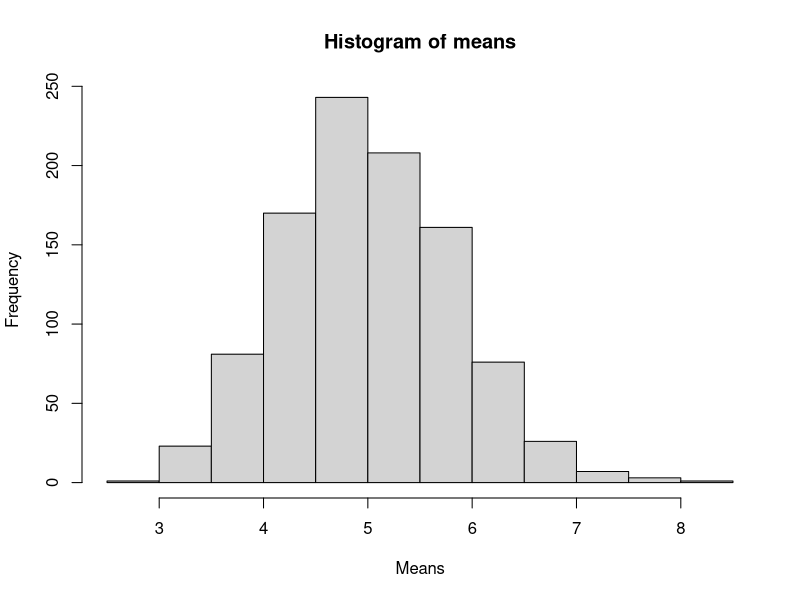

This chart was generated by the following R code:
# Part 1: Simulation Exercise Instructions

lambda <- 0.2
mns <- NULL
vars <- NULL

for (i in 1 : 1000) {
    distributions <- rexp(40, lambda)
    mns <- c(mns, mean(distributions))
    vars <- c(vars, var(distributions))
}

experimental_mean <- mean(mns)
experimental_variance <- mean(vars)

theoretical_variance <- 1/lambda**2
theoretical_mean <- 1/lambda

difference_mean <- theoretical_mean - experimental_mean
difference_variance <- theoretical_variance - experimental_variance

mean_confidence_interval <- experimental_mean + c(-1, 1)*qnorm(.975)*sqrt(theoretical_variance/1000)
variance_confidence_interval <- experimental_variance + c(-1, 1)*qnorm(.975)*sqrt(theoretical_variance/1000)

hist(mns, xlab = 'Means', main = 'Histogram of means')